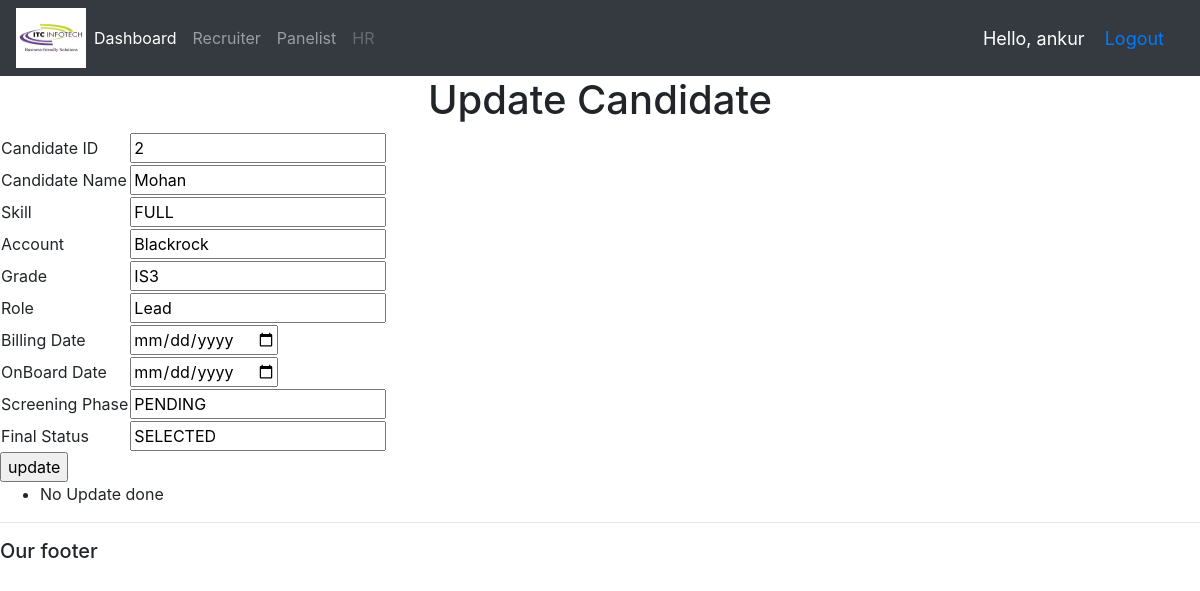
The page /recruiter/search/edit/update/2 (signed in) on the database its author committed.
### recruit_app/models.py (models this page shows, shortened)
class Candidate(models.Model):
    SKILL_CHOICES = (
        ('JAVA','JAVA'),
        ('PYTHON','PYTHON'),
        ('FULL STACK','FULL STACK'),
        ('BACKEND','BACKEND'),
    )
    GRADE_CHOICES = (
        ('IS1','IS1'),
        ('IS2','IS2'),
        ('IS3','IS3'),
    )
    SCREENING_CHOICES = (
        ('PENDING','PENDING'),
        ('WIP','WIP'),
        ('COMPLETE','COMPLETE'),
    )
    SELECTION_CHOICES = (
        ('SELECTED','SELECTED'),
        ('REJECTED','REJECTED')
    )
    Candidate_Name = models.CharField(max_length=70)
    Skill_Category = models.CharField(max_length=20,choices = SKILL_CHOICES)
    Account = models.CharField(max_length = 50)
    Grade = models.CharField(max_length=10,choices = GRADE_CHOICES)
    Role = models.CharField(max_length=20)
    Billing_Date = models.DateField()
    OnBoard_Date = models.DateField(default='2021-01-01')
    Screening_Phase = models.CharField(max_length=20,choices = SCREENING_CHOICES)
    Final_status = models.CharField(max_length = 10, choices = SELECTION_CHOICES,default = 'SELECTED')

### recruit_app/views.py (the view)
# urls.py: path('recruiter/search/edit/update/<int:id>',views.updatecandidate,name = 'update'),
@login_required(login_url = 'login')
def updatecandidate(request,id):
    updateemp = Candidate.objects.get(id = id)
    form = CandidateForm(request.POST,instance=updateemp)
    if form.is_valid():
        form.save()
        messages.success(request,"Record Updated Successfully..!")
        return redirect('search')
    else:
        messages.error(request,"No Update done")
    return render(request,'recruit_app/edit.html',{'editupdaterecord':updateemp})

### recruit_app/templates/recruit_app/edit.html (shortened to what this page needs)
{% extends 'recruit_app/main.html' %}
{% block content %}
<h1>Update Candidate</h1>
<form method = "post" action = "/recruiter/search/edit/update/{{editupdaterecord.id}}">
<table style = "width:1">
<tr>
    <td>Candidate ID</td>
    <td><input type = "text" name="id" value = {{editupdaterecord.id}} readonly></td>
</tr>
<tr>
    <td>Candidate Name</td>
    <td><input type = "text" name="Candidate_Name" value = {{editupdaterecord.Candidate_Name}}></td>
</tr>
<tr>
    <td>Skill</td>
    <td><input type="text" name = "Skill_Category" value = {{editupdaterecord.Skill_Category}}></td>
</tr>
<tr>
    <td>Account</td>
    <td><input type="text" name = "Account" value = {{editupdaterecord.Account}}></td>
</tr>
<tr>
    <td>Grade</td>
    <td><input = "text" name = "Grade" value = {{editupdaterecord.Grade}}></td>
</tr>
<tr>
    <td>Role</td>
    <td><input type = "text" name = "Role" value = {{editupdaterecord.Role}}></td>
</tr>
<tr>
    <td>Billing Date</td>
    <td><input type="date" name = "Billing_Date" value ={{editupdaterecord.Billing_Date}}></td>
</tr>
<tr>
    <td>OnBoard Date</td>
    <td><input type = "date" name = "OnBoard_Date" value ={{editupdaterecord.OnBoard_Date}}></td>
</tr>
<tr>
    <td>Screening Phase</td>
    <td><input type = "text" name = "Screening_Phase" value = {{editupdaterecord.Screening_Phase}}></td>
</tr>
<tr>
    <td>Final Status</td>
    <td><input type = "text" name = "Final_status" value = {{editupdaterecord.Final_status}}></td>
</tr>
</table>
<input type="submit" value="update"/>
</form>
{% if messages %}
  <ul class="messages">
    {% for message in messages %}
      <li class="{{ message.tags }}">{{ message }}</li>
    {% endfor %}
  </ul>
{% endif %}
{% endblock content%}

### recruit_app/templates/recruit_app/navbar.html (shortened to what this page needs)
{% load static %}
<nav class="navbar navbar-expand-lg navbar-dark bg-dark">
  <img src="{% static 'images/itc.png' %}" width = "70" height = "60">
  <div class="collapse navbar-collapse" id="navbarNavAltMarkup">
    <div class="navbar-nav">
      <a class="nav-item nav-link active" href="{% url 'home' %}">Dashboard <span class="sr-only">(current)</span></a>
      <a class="nav-item nav-link" href="{% url 'recruiter' %}">Recruiter</a>
      <a class="nav-item nav-link" href="{% url 'panelist' %}">Panelist</a>
      <a class="nav-item nav-link disabled" href="{% url 'hr' %}">HR</a>
    </div>
  </div>
  <span class = "hello-msg">Hello, {{request.user}}</span>
  <span class = "hello-msg"><a href= "{% url 'logout' %}">Logout</a></span>
</nav>

### recruit_app/templates/recruit_app/navbar.html (style rules this page uses)
.hello-msg { font-size: 18px; color: #fff; margin-right: 20px; }

### recruit_app/templates/recruit_app/edit.html (style rules this page uses)
h1 { text-align: center; }

### rows shown on the page
Candidate: id "2", Candidate_Name "Mohan", Account "Blackrock", Grade "IS3", Role "Lead", Screening_Phase "PENDING", Final_status "SELECTED"

### other values the page prints
{{ request.user }} "ankur"
{{ message }} "No Update done"
